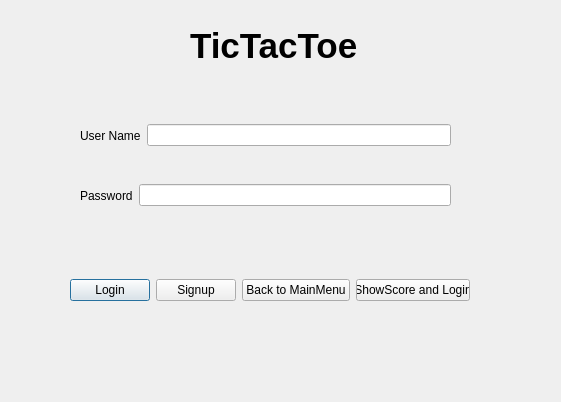
<?xml version="1.0" encoding="UTF-8"?>
<ui version="4.0">
 <class>screenloginai</class>
 <widget class="QDialog" name="screenloginai">
  <property name="geometry">
   <rect>
    <x>0</x>
    <y>0</y>
    <width>561</width>
    <height>402</height>
   </rect>
  </property>
  <property name="windowTitle">
   <string>Dialog</string>
  </property>
  <widget class="QLabel" name="label">
   <property name="geometry">
    <rect>
     <x>190</x>
     <y>20</y>
     <width>201</width>
     <height>51</height>
    </rect>
   </property>
   <property name="font">
    <font>
     <pointsize>26</pointsize>
     <bold>true</bold>
    </font>
   </property>
   <property name="text">
    <string>TicTacToe</string>
   </property>
  </widget>
  <widget class="QWidget" name="horizontalLayoutWidget">
   <property name="geometry">
    <rect>
     <x>80</x>
     <y>120</y>
     <width>371</width>
     <height>31</height>
    </rect>
   </property>
   <layout class="QHBoxLayout" name="horizontalLayout">
    <item>
     <widget class="QLabel" name="UsernameAI">
      <property name="text">
       <string>User Name</string>
      </property>
     </widget>
    </item>
    <item>
     <widget class="QLineEdit" name="lineEditUserNameAI"/>
    </item>
   </layout>
  </widget>
  <widget class="QWidget" name="horizontalLayoutWidget_2">
   <property name="geometry">
    <rect>
     <x>80</x>
     <y>180</y>
     <width>371</width>
     <height>31</height>
    </rect>
   </property>
   <layout class="QHBoxLayout" name="horizontalLayout_2">
    <item>
     <widget class="QLabel" name="PasswordAI">
      <property name="text">
       <string>Password</string>
      </property>
     </widget>
    </item>
    <item>
     <widget class="QLineEdit" name="lineEditPasswordAI"/>
    </item>
   </layout>
  </widget>
  <widget class="QWidget" name="horizontalLayoutWidget_3">
   <property name="geometry">
    <rect>
     <x>70</x>
     <y>270</y>
     <width>400</width>
     <height>41</height>
    </rect>
   </property>
   <layout class="QHBoxLayout" name="horizontalLayout_3">
    <item>
     <widget class="QPushButton" name="loginpushbuttonai">
      <property name="text">
       <string>Login</string>
      </property>
     </widget>
    </item>
    <item>
     <widget class="QPushButton" name="signuppushbuttonai">
      <property name="text">
       <string>Signup</string>
      </property>
     </widget>
    </item>
    <item>
     <widget class="QPushButton" name="screenloginAIMainwindowbutton">
      <property name="text">
       <string>Back to MainMenu</string>
      </property>
     </widget>
    </item>
    <item>
     <widget class="QPushButton" name="showscreenbuttonloginai">
      <property name="text">
       <string>ShowScore and Login</string>
      </property>
     </widget>
    </item>
   </layout>
  </widget>
 </widget>
 <resources/>
 <connections/>
</ui>
